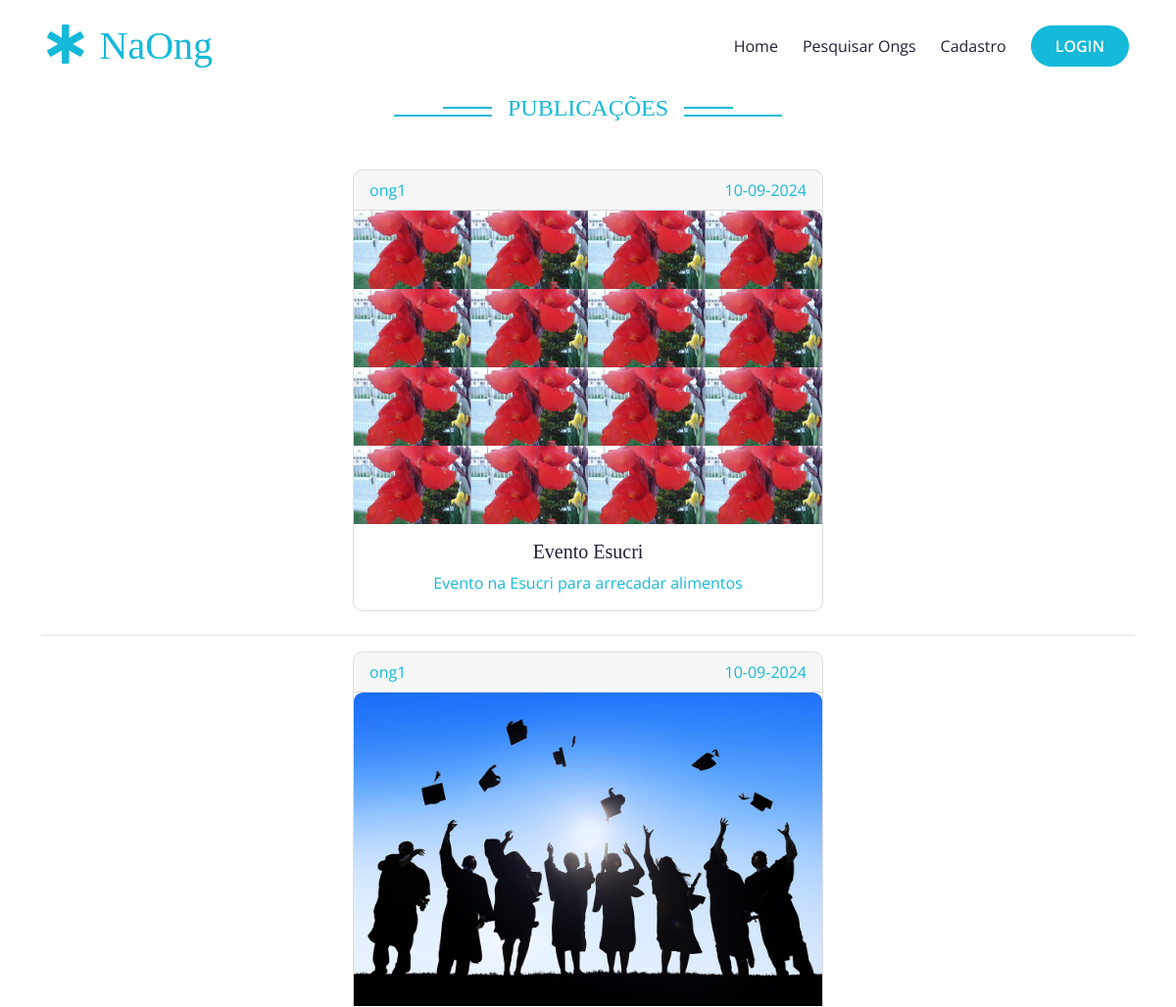
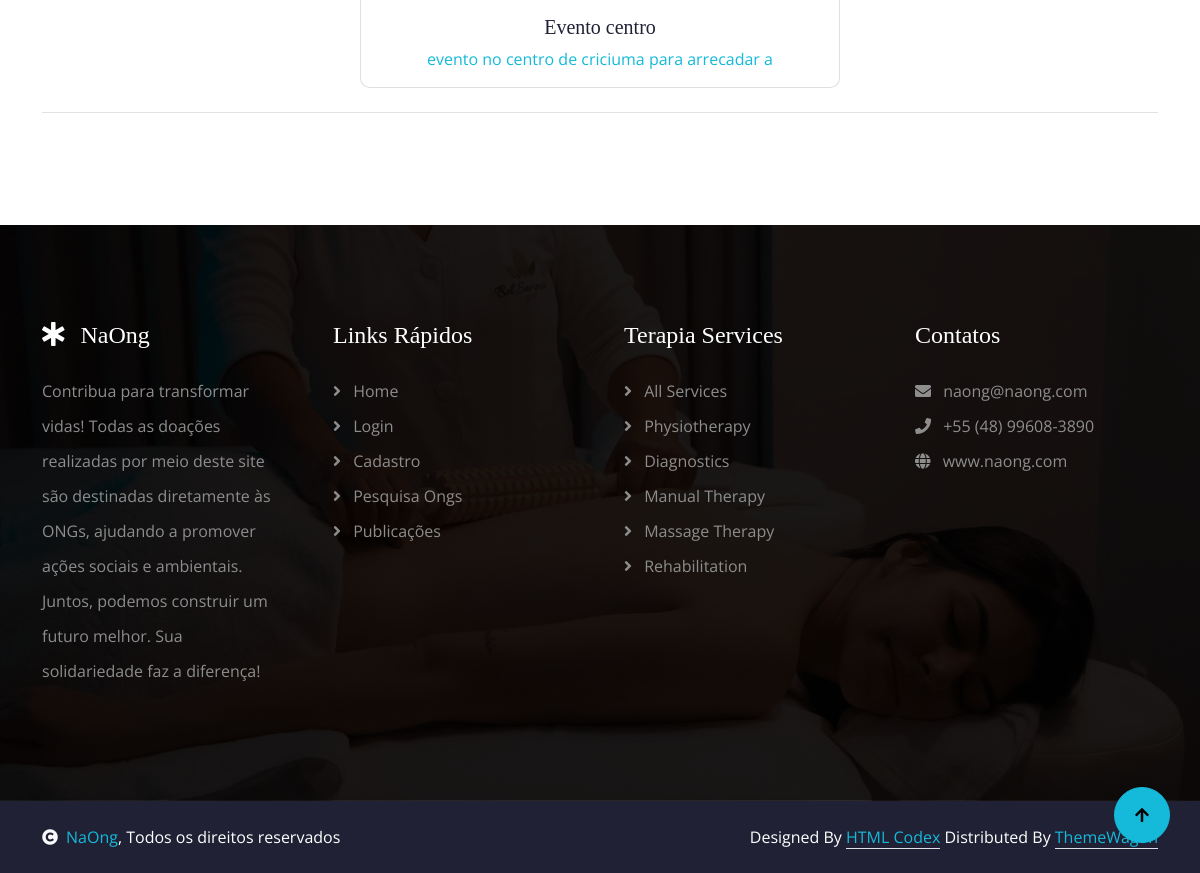
/lista_publicacao.php, run on an earlier commit of the app's database (2 pictures, top to bottom).
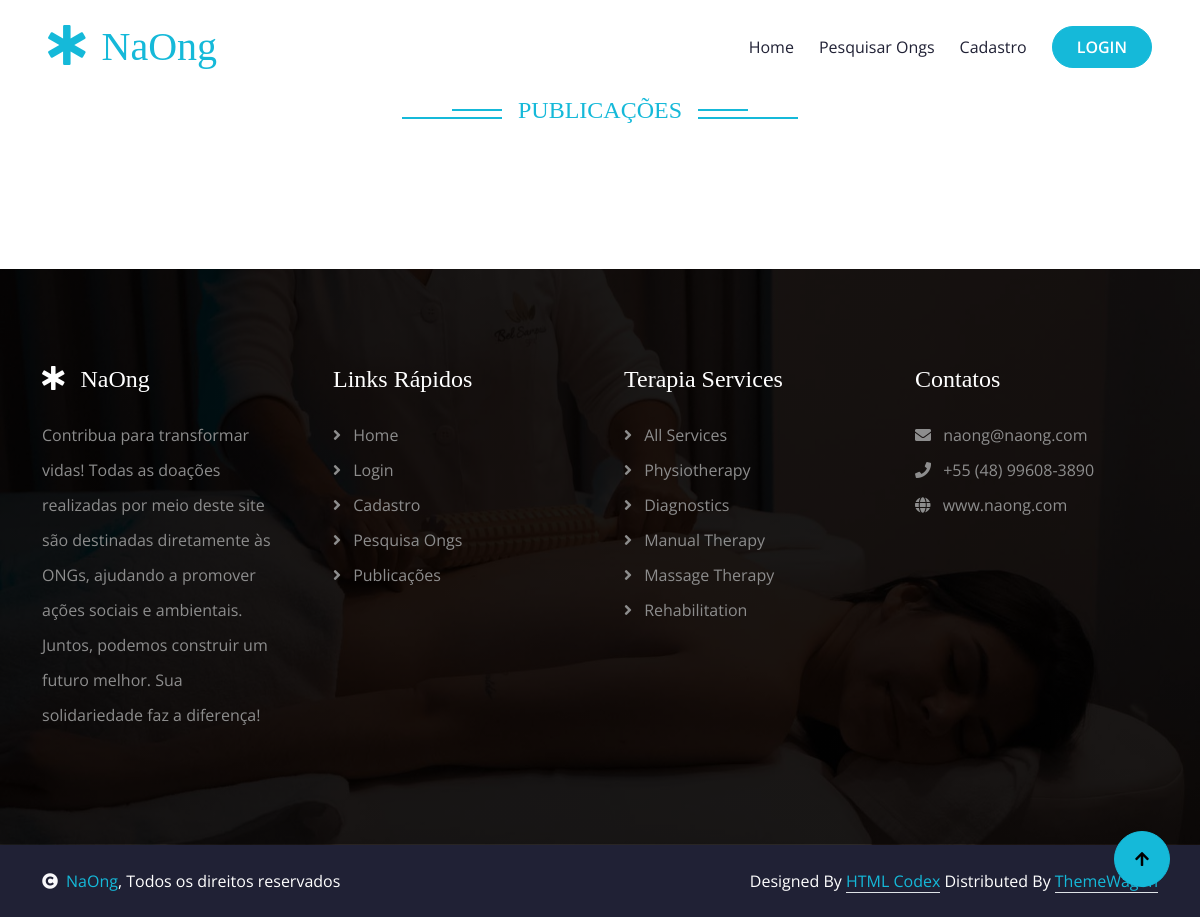
And on a later commit of the database.
### tables this page shows
CREATE TABLE `publicacoes` (
  `id_publicacoes` int(11) NOT NULL AUTO_INCREMENT,
  `id_ong` int(11) DEFAULT NULL,
  `titulo` varchar(45) DEFAULT NULL,
  `descricao` varchar(45) DEFAULT NULL,
  `dtpublicacao` datetime DEFAULT NULL,
  `arquivo` varchar(45) DEFAULT NULL,
  PRIMARY KEY (`id_publicacoes`)
);

CREATE TABLE `ongs` (
  `id_ong` int(11) NOT NULL AUTO_INCREMENT,
  `cnpj` varchar(45) NOT NULL,
  `razao_social` varchar(45) DEFAULT NULL,
  `nome_fantasia` varchar(45) DEFAULT NULL,
  `endereco` varchar(45) DEFAULT NULL,
  `cidade` varchar(45) DEFAULT NULL,
  `cep` varchar(45) DEFAULT NULL,
  `estado` varchar(45) DEFAULT NULL,
  `pais` varchar(45) DEFAULT NULL,
  `telefone` varchar(45) DEFAULT NULL,
  `email` varchar(45) NOT NULL,
  `data_cadastro` datetime DEFAULT NULL,
  `ativo` char(1) DEFAULT NULL,
  `senha` varchar(200) DEFAULT NULL,
  `foto_perfil` varchar(255) DEFAULT NULL,
  `area_atuacao` varchar(255) DEFAULT NULL,
  `id_departamento` int(11) DEFAULT NULL,
  `descricao` varchar(255) DEFAULT NULL,
  `latitude` varchar(255) DEFAULT NULL,
  `longitude` varchar(255) DEFAULT NULL,
  `site` varchar(60) DEFAULT NULL,
  `instagram` varchar(45) DEFAULT NULL,
  `facebook` varchar(45) NOT NULL,
  PRIMARY KEY (`id_ong`,`cnpj`,`email`),
  KEY `fk_id_departamento_idx` (`id_departamento`),
  CONSTRAINT `fk_id_departamento` FOREIGN KEY (`id_departamento`) REFERENCES `departamentos` (`id_departamento`)
);

### lista_publicacao_model.php (called while the page is built)
<?php
include 'banco.php';
$sql_list_publicacoes = "SELECT p.*, o.nome_fantasia FROM publicacoes p inner join ongs o on o.id_ong = p.id_ong ORDER BY id_publicacoes DESC LIMIT 10";
$result_list_publicacoes = $conn->query($sql_list_publicacoes);
$list_publicacoes = $result_list_publicacoes->fetch_all(MYSQLI_ASSOC);

### lista_publicacao.php (the view)
<?php
include('./cabecalho.php');
include('./lista_publicacao_model.php');
?>
<div class="container-fluid feature py-5">
    <div class="container py-5">
        <div class="section-title mb-5 wow fadeInUp" data-wow-delay="0.1s">
            <div class="sub-style">
                <h4 class="sub-title px-3 mb-0">PUBLICAÇÕES</h4>
            </div>
        </div>
        <?php foreach ($list_publicacoes as $key => $publicacoes) {
            $dataPublicacao = DateTime::createFromFormat('Y-m-d H:i:s', $publicacoes['dtpublicacao']);
            $dataFormatada = $dataPublicacao ? $dataPublicacao->format('d-m-Y') : '';
        ?>
            <div class="d-flex justify-content-center align-items-center text-center mb-4">
                <a href="./cadastro_publicacao.php?id_publicacao=<?php echo $publicacoes['id_publicacoes'] ?>">
                    <div class="card" style="width: 30rem;">
                        <div class="card-header d-flex justify-content-between">
                            <span class="text-left"><?php echo $publicacoes['nome_fantasia'] ?></span>
                            <span class="text-right"><?php echo $dataFormatada ?></span>
                        </div>
                        <img class="card-img-top" src="./<?php echo $publicacoes['arquivo'] ?>" alt="Card image cap" style="height: 20rem;">
                        <div class="card-body">
                            <h5 class="card-title"><?php echo $publicacoes['titulo'] ?></h5>
                            <p class="card-text"><?php echo $publicacoes['descricao'] ?></p>
                        </div>
                    </div>
                </a>
            </div>
            <hr>
        <?php } ?>
    </div>
</div>
<?php include('./rodape.php') ?>

### cabecalho.php (shortened to what this page needs)
<!DOCTYPE html>
<html lang="pt_br">
<head>
  <link rel="stylesheet" href="https://use.fontawesome.com/releases/v5.15.4/css/all.css" />
  <link href="https://cdn.jsdelivr.net/npm/bootstrap-icons@1.4.1/font/bootstrap-icons.css" rel="stylesheet" />
  <link href="lib/animate/animate.min.css" rel="stylesheet" />
  <link href="lib/owlcarousel/assets/owl.carousel.min.css" rel="stylesheet" />
  <link href="css/bootstrap.min.css" rel="stylesheet" />
  <link href="css/style.css" rel="stylesheet" />
</head>
<body>
  <div class="container-fluid position-relative p-0">
    <nav class="navbar navbar-expand-lg navbar-light bg-white px-4 px-lg-5 py-3 py-lg-0">
      <a href="index.php" class="navbar-brand p-0">
        <h1 class="text-primary m-0"><i class="fas fa-star-of-life me-3"></i>NaOng</h1>
      </a>
      <div class="collapse navbar-collapse" id="navbarCollapse">
        <div class="navbar-nav ms-auto py-0">
          <a href="index.php" class="nav-item nav-link">Home</a>
          <a href="pesquisa_mapa.php" class="nav-item nav-link">Pesquisar Ongs</a>
          <?php if (isset($_SESSION['user_id']) && isset($_SESSION['user_role'])) { ?>
            <a href="logout.php" class="nav-item nav-link">Logout</a>
          <?php } else { ?>
            <a href="cadastro.php" class="nav-item nav-link">Cadastro</a>
          <?php } ?>
        </div>
        <?php if (isset($_SESSION['user_id']) && isset($_SESSION['user_role'])) { ?>
          <a href="perfil_<?php echo $_SESSION['user_role'] ?>.php"
            class="btn btn-primary rounded-pill text-white py-2 px-4 flex-wrap flex-sm-shrink-0">Perfil</a>
        <?php } else { ?>
          <a href="login.php"
            class="btn btn-primary rounded-pill text-white py-2 px-4 flex-wrap flex-sm-shrink-0">LOGIN</a>
        <?php } ?>
      </div>
    </nav>
  </div>

### rodape.php (shortened to what this page needs)
<div class="container-fluid footer py-5 wow fadeIn" data-wow-delay="0.2s">
    <div class="container py-5">
        <div class="row g-5">
            <div class="col-md-6 col-lg-6 col-xl-3">
                <div class="footer-item d-flex flex-column">
                    <h4 class="text-white mb-4"><i class="fas fa-star-of-life me-3"></i>NaOng</h4>
                    <p>Contribua para transformar vidas! Todas as doações realizadas por meio deste site são destinadas diretamente às ONGs, ajudando a promover ações sociais e ambientais. Juntos, podemos construir um futuro melhor. Sua solidariedade faz a diferença!
                    </p>
                </div>
            </div>
            <div class="col-md-6 col-lg-6 col-xl-3">
                <div class="footer-item d-flex flex-column">
                    <h4 class="mb-4 text-white">Links Rápidos</h4>
                    <a href="index.php"><i class="fas fa-angle-right me-2"></i> Home </a>
                    <a href="login.php"><i class="fas fa-angle-right me-2"></i> Login </a>
                    <a href="cadastro.php"><i class="fas fa-angle-right me-2"></i> Cadastro </a>
                    <a href="pesquisa_mapa.php"><i class="fas fa-angle-right me-2"></i> Pesquisa Ongs</a>
                    <a href="lista_publicacao.php"><i class="fas fa-angle-right me-2"></i> Publicações</a>
                </div>
            </div>
            <div class="col-md-6 col-lg-6 col-xl-3">
                <div class="footer-item d-flex flex-column">
                    <h4 class="mb-4 text-white">Terapia Services</h4>
                    <a href=""><i class="fas fa-angle-right me-2"></i> All Services</a>
                    <a href=""><i class="fas fa-angle-right me-2"></i> Physiotherapy</a>
                    <a href=""><i class="fas fa-angle-right me-2"></i> Diagnostics</a>
                    <a href=""><i class="fas fa-angle-right me-2"></i> Manual Therapy</a>
                    <a href=""><i class="fas fa-angle-right me-2"></i> Massage Therapy</a>
                    <a href=""><i class="fas fa-angle-right me-2"></i> Rehabilitation</a>
                </div>
            </div>
            <div class="col-md-6 col-lg-6 col-xl-3">
                <div class="footer-item d-flex flex-column">
                    <h4 class="mb-4 text-white">Contatos</h4>
                    <a href=""><i class="fas fa-envelope me-2"></i> naong@naong.com</a>
                    <a href=""><i class="fas fa-phone me-2"></i> +55 (48) 99608-3890 </a>
                    <a href=""><i class="fa fa-globe me-2"></i> www.naong.com </a>
                </div>
            </div>
        </div>
    </div>
</div>
<div class="container-fluid copyright py-4">
    <div class="container">
        <div class="row g-4 align-items-center">
            <div class="col-md-6 text-center text-md-start mb-md-0">
                <span class="text-white"><a href="#"><i class="fas fa-copyright text-light me-2"></i>NaOng</a>, Todos os direitos reservados</span>
            </div>
            <div class="col-md-6 text-center text-md-end text-white">
                Designed By <a class="border-bottom" href="https://htmlcodex.com">HTML Codex</a> Distributed By <a class="border-bottom" href="https://themewagon.com">ThemeWagon</a>
            </div>
        </div>
    </div>
</div>
<a href="#" class="btn btn-primary btn-lg-square back-to-top"><i class="fa fa-arrow-up"></i></a>
</body>
</html>

### css/style.css (style rules this page uses)
.back-to-top { position: fixed; right: 30px; bottom: 30px; display: flex; width: 45px; height: 45px; align-items: center; justify-content: center; transition: 0.5s; z-index: 99; }
.btn { font-weight: 600; transition: .5s; }
.btn-lg-square { width: 56px; height: 56px; }
.btn-square, .btn-sm-square, .btn-md-square, .btn-lg-square { padding: 0; display: flex; align-items: center; justify-content: center; font-weight: normal; border-radius: 50%; }
.btn.btn-primary { box-shadow: inset 0 0 0 0 var(--bs-primary); }
.section-title { max-width: 900px; text-align: center; margin: 0 auto; }
.section-title .sub-style { position: relative; display: inline-block; text-transform: uppercase; color: var(--bs-primary); }
.section-title .sub-style::before { content: ""; width: 100px; position: absolute; top: 50%; left: 0; transform: translateY(-50%); margin-top: 8px; margin-left: -100px; border: 1px solid var(--bs-primary) !important; }
.section-title .sub-style::after { content: ""; width: 50px; position: absolute; top: 50%; left: 0; transform: translateY(-50%); margin-bottom: 5px; margin-left: -50px; border: 1px solid var(--bs-primary) !important; }
.sub-title { position: relative; display: inline-block; text-transform: uppercase; color: var(--bs-primary); }
.sub-title::before { content: ""; width: 100px; position: absolute; top: 50%; right: 0; transform: translateY(-50%); margin-top: 8px; margin-right: -100px; border: 1px solid var(--bs-primary) !important; }
.sub-title::after { content: ""; width: 50px; position: absolute; top: 50%; right: 0; transform: translateY(-50%); margin-bottom: 8px; margin-right: -50px; border: 1px solid var(--bs-primary) !important; }
.navbar-light .navbar-nav .nav-link { font-family: 'Open Sans', sans-serif; position: relative; margin-right: 25px; padding: 35px 0; color: var(--bs-dark) !important; font-size: 16px; font-weight: 400; outline: none; transition: .5s; }
@media (min-width: 992px) { .navbar-light { position: absolute; width: 100%; top: 0; left: 0; border-bottom: 1px solid rgba(255, 255, 255, .1); z-index: 999; } }
@media (min-width: 992px) { .navbar-light .navbar-nav .nav-link::before { position: absolute; content: ""; width: 0; height: 2px; bottom: -1px; left: 50%; background: var(--bs-primary); transition: .5s; } }
.footer { background: linear-gradient(rgba(0, 0, 0, 0.9), rgba(0, 0, 0, 0.9)), url(../img/carousel-2.jpg); background-position: center center; background-repeat: no-repeat; background-size: cover; }
.footer .footer-item a { line-height: 35px; color: var(--bs-body); transition: 0.5s; }
.footer .footer-item p { line-height: 35px; }
.copyright { background: var(--bs-dark) !important; }

What changed in the data, as far as the page shows it:
removed publicacoes: ongs.nome_fantasia "ong1", dtpublicacao "10-09-2024", arquivo (picture), titulo "Evento Esucri", descricao "Evento na Esucri para arrecadar alimentos"
removed publicacoes: ongs.nome_fantasia "ong1", dtpublicacao "10-09-2024", arquivo (picture), titulo "Evento centro", descricao "evento no centro de criciuma para arrecadar a"
